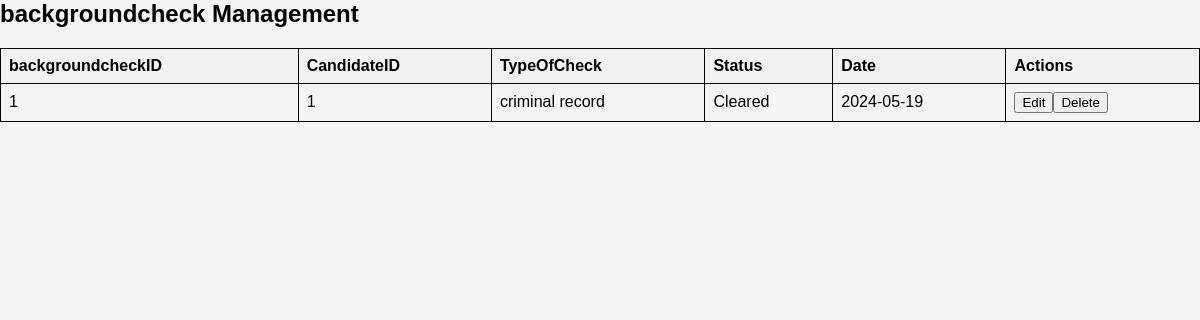
Screenshot of /viewbackgroundcheck.php with the database file from the repository.
### tables this page shows
CREATE TABLE `backgroundcheck` (
  `CheckID` int(11) NOT NULL,
  `CandidateID` int(11) DEFAULT NULL,
  `TypeOfCheck` varchar(100) NOT NULL,
  `Status` enum('Pending','Cleared','Flagged') NOT NULL,
  `Date` date DEFAULT NULL
);

### viewbackgroundcheck.php (the view, shortened to what this page needs)
<?php
require_once "db_connection.php";
?>
<!DOCTYPE html>
<html lang="en">
<head>
    <link rel="stylesheet" type="text/css" href="style3.css">
</head>
<body>
    <h2>backgroundcheck Management</h2>
    <table id="dataTable" class="table table-hover text-center">
        <tr>
            <th>backgroundcheckID</th>
            <th>CandidateID</th>
            <th>TypeOfCheck</th>
            <th>Status</th>
            <th>Date</th>
            <th>Actions</th>
        </tr>
        <?php
        $sql = "SELECT * FROM backgroundcheck";
        $result = $conn->query($sql);
        if ($result->num_rows > 0) {
            while ($row = $result->fetch_assoc()) {
                echo "<tr>";
                echo "<td>" . $row["CheckID"] . "</td>";
                echo "<td>" . $row["CandidateID"] . "</td>";
                echo "<td>" . $row["TypeOfCheck"] . "</td>";
                echo "<td>" . $row["Status"] . "</td>";
                echo "<td>" . $row["Date"] . "</td>";
                echo "<td>";
              echo "<a href='updatebackgroundcheck.html?id=" . $row["CheckID"] .  "'onclick='return confirm(\"Are you sure you want to update this backgroundcheck?\")'><button class='button update-button'>Edit</button></a>";
                echo "<a href='deletebackgroundcheck.html?id=" . $row["CheckID"] . "'onclick='return confirm(\"Are you sure you want to delete this backgroundcheck?\")'><button class='button delete-button'>Delete</button></a>";
                echo "</td>";
                echo "</tr>";
            }
        } else {
            echo "<tr><td colspan='7'>No data found</td></tr>";
        }
        ?>
    </table>
</body>
</html>

### css/style3.css (style rules this page uses)
body { font-family: Arial, sans-serif; margin: 0; padding: 0; background-color: #f4f4f4; }
h2 { margin-top: 0; }

### viewbackgroundcheck.php (style rules this page uses)
table { width: 100%; border-collapse: collapse; }
table, th, td { border: 1px solid black; padding: 8px; text-align: left; }
th { background-color: #f2f2f2; }

### rows the page displays
backgroundcheck: CheckID "1", CandidateID "1", TypeOfCheck "criminal record", Status "Cleared", Date "2024-05-19"
